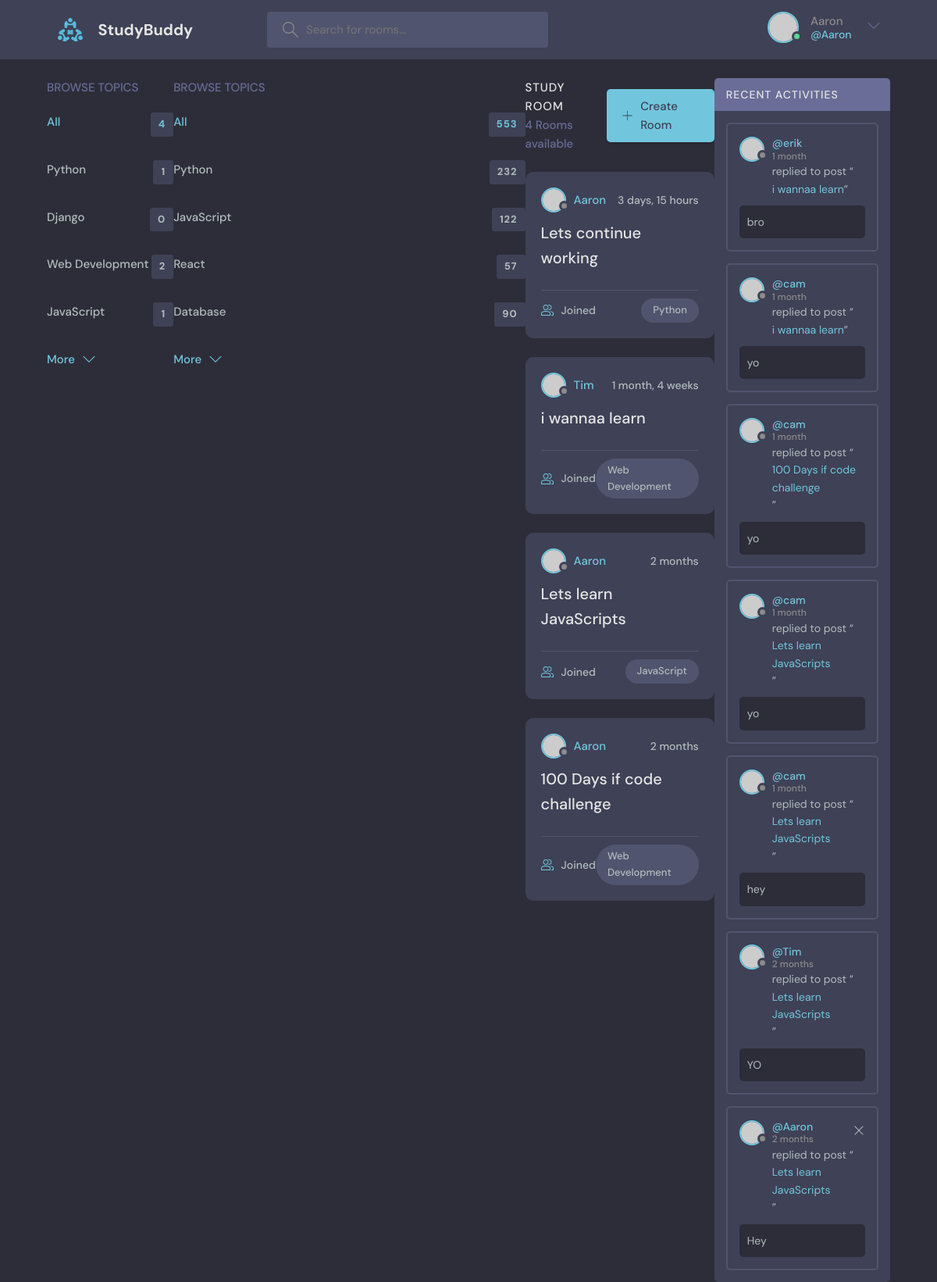
The app's page / (signed in) with its own data.
### base/models.py (models this page shows, shortened)
class Topic(models.Model):
    name = models.CharField(max_length=200)

class Room(models.Model):
    host = models.ForeignKey(User, on_delete=models.SET_NULL, null=True)
    topic = models.ForeignKey(Topic, on_delete=models.SET_NULL, null=True)
    name = models.CharField(max_length =200)
    description = models.TextField(null=True, blank=True)
    participants = models.ManyToManyField(User, related_name='rooms', blank=True)
    updated = models.DateTimeField(auto_now=True)
    created = models.DateTimeField(auto_now_add=True)
    class Meta:
        ordering = ['-updated', '-created']
    def __str__(self):
        return self.name

class Message(models.Model):
    user = models.ForeignKey(User, on_delete=models.CASCADE)
    room =models.ForeignKey(Room, on_delete=models.CASCADE)
    body = models.TextField()
    updated = models.DateTimeField(auto_now=True)
    created = models.DateTimeField(auto_now_add=True)
    class Meta:
        ordering = ['-updated', '-created']

### base/views.py (the view)
# urls.py: path('', views.home, name="home"),
def home(request):
    q = request.GET.get('q') if request.GET.get('q') != None else ''
    rooms = Room.objects.filter(
        Q(topic__name__icontains=q) |
        Q(name__icontains=q) |
        Q(description__icontains=q)
        )
    topics = Topic.objects.all()
    rooms_count = rooms.count()
    room_messages = Message.objects.filter(Q(room__topic__name__icontains=q))
    context = {'rooms': rooms, 'topics': topics,
               'room_count': rooms_count, 'room_messages': room_messages}
    return render(request, 'base/home.html', context)

### base/templates/base/home.html (shortened to what this page needs)
{% extends 'main.html' %}
{% block content %}
    <main class="layout layout--3">
      <div class="container">
        {% include 'base/topics_component.html' %}
        <div class="topics">
          <div class="topics__header">
            <h2>Browse Topics</h2>
          </div>
          <ul class="topics__list">
            <li>
              <a href="/" class="active">All <span>553</span></a>
            </li>
            <li>
              <a href="/">Python <span>232</span></a>
            </li>
            <li>
              <a href="/">JavaScript <span>122</span></a>
            </li>
            <li>
              <a href="/">React <span>57</span></a>
            </li>
            <li>
              <a href="/">Database <span>90</span></a>
            </li>
          </ul>
          <a class="btn btn--link" href="topics.html">
            More
            <svg version="1.1" xmlns="http://www.w3.org/2000/svg" width="32" height="32" viewBox="0 0 32 32">
              <title>chevron-down</title>
              <path d="M16 21l-13-13h-3l16 16 16-16h-3l-13 13z"></path>
            </svg>
          </a>
        </div>
        <div class="roomList">
          <div class="roomList__header">
            <div>
              <h2>Study Room</h2>
              <p>{{room_count}} Rooms available</p>
            </div>
            <a class="btn btn--main" href="{% url 'create-room' %}">
              <svg version="1.1" xmlns="http://www.w3.org/2000/svg" width="32" height="32" viewBox="0 0 32 32">
                <title>add</title>
                <path
                  d="M16.943 0.943h-1.885v14.115h-14.115v1.885h14.115v14.115h1.885v-14.115h14.115v-1.885h-14.115v-14.115z"
                ></path>
              </svg>
              Create Room
            </a>
          </div>
          {% include 'base/feed_component.html' %}
        </div>
         {% include 'base/activity_component.html' %}
      </div>
    </main>
    {% endblock %}

### templates/navbar.html (shortened to what this page needs)
{% load static %}
<header class="header header--loggedIn">
    <div class="container">
      <a href="{% url 'home' %}" class="header__logo">
        <img src="{% static 'images/logo.svg' %}" />
        <h1>StudyBuddy</h1>
      </a>
      <form class="header__search" method="GET" action="{% url 'home' %}">
        <label>
          <input  name="q" placeholder="Search for rooms..." />
        </label>
      </form>
      <nav class="header__menu">
        {% if request.user.is_authenticated %}
        <div class="header__user">
          <a href="{% url 'update-user' %}">
            <div class="avatar avatar--medium active">
              <img src="https://randomuser.me/api/portraits/men/37.jpg" />
            </div>
            <p>{{request.user.username}} <span>@{{request.user.username}}</span></p>
          </a>
          <button class="dropdown-button">
            <svg version="1.1" xmlns="http://www.w3.org/2000/svg" width="32" height="32" viewBox="0 0 32 32">
              <title>chevron-down</title>
              <path d="M16 21l-13-13h-3l16 16 16-16h-3l-13 13z"></path>
            </svg>
          </button>
        </div>
        {% else %}
        <a href="{% url 'login' %}">
            <img src="{% static 'images/avatar.svg' %}" />
            <p>Login</p>
        </a>
            {% endif %}
      </nav>
    </div>
  </header>

### base/templates/base/topics_component.html
<div class="topics">
    <div class="topics__header">
      <h2>Browse Topics</h2>
    </div>
    <ul class="topics__list">
      <li>
        <a href="{% url 'home' %}" class="active">All <span>{{topics.count}}</span></a>
        {% for topic in topics %}
      </li>
      <li>
        <a href="{% url 'home' %}?q={{topic.name}}">{{topic.name}} <span>{{topic.room_set.all.count}}</span></a>
      </li>
      {% endfor %}
    </ul>
    <a class="btn btn--link" href="topics.html">
      More
      <svg version="1.1" xmlns="http://www.w3.org/2000/svg" width="32" height="32" viewBox="0 0 32 32">
        <title>chevron-down</title>
        <path d="M16 21l-13-13h-3l16 16 16-16h-3l-13 13z"></path>
      </svg>
    </a>
  </div>

### base/templates/base/feed_component.html (shortened to what this page needs)
{% for room in rooms %}
<div class="roomListRoom">
    <div class="roomListRoom__header">
      <a href="{% url 'user-profile' room.host.id %}" class="roomListRoom__author">
        <div class="avatar avatar--small">
          <img src="https://randomuser.me/api/portraits/women/11.jpg" />
        </div>
        <span>{{room.host.username}}</span>
      </a>
      <div class="roomListRoom__actions">
        <span>{{room.created|timesince}}</span>
      </div>
    </div>
    <div class="roomListRoom__content">
      <a href="{% url 'room' room.id %}">{{room.name}}</a>
    </div>
    <div class="roomListRoom__meta">
      <a href="{% url 'room' room.id %}" class="roomListRoom__joined">
        {{room.participant.all.count}} Joined
      </a>
      <p class="roomListRoom__topic">{{room.topic.name}}</p>
    </div>
</div>
{% endfor %}

### base/templates/base/activity_component.html
<div class="activities">
    <div class="activities__header">
      <h2>Recent Activities</h2>
    </div>
    {% for message in room_messages %}
    <div class="activities__box">
      <div class="activities__boxHeader roomListRoom__header">
        <a href="{% url 'user-profile' message.user.id %}" class="roomListRoom__author">
          <div class="avatar avatar--small">
            <img src="https://randomuser.me/api/portraits/women/11.jpg" />
          </div>
          <p>
            @{{message.user}}
            <span>{{message.created|timesince}}</span>
          </p>
        </a>
        {%  if request.user == message.user %}
        <div class="roomListRoom__actions">
          <a href="{% url 'delete-message' message.id %}">
            <svg version="1.1" xmlns="http://www.w3.org/2000/svg" width="32" height="32" viewBox="0 0 32 32">
              <title>remove</title>
              <path
                d="M27.314 6.019l-1.333-1.333-9.98 9.981-9.981-9.981-1.333 1.333 9.981 9.981-9.981 9.98 1.333 1.333 9.981-9.98 9.98 9.98 1.333-1.333-9.98-9.98 9.98-9.981z"
              ></path>
            </svg>
          </a>
        </div>
        {% endif %}
      </div>
      <div class="activities__boxContent">
        <p>replied to post “<a href="{% url 'room' message.room.id %}">{{message.room}}</a>”</p>
        <div class="activities__boxRoomContent">
            {{message.body}}
        </div>
        </div>
    </div>
    {% endfor %}
  </div>

### records on screen
Topic: name "Python", room_set.all.count "1"
Topic: name "Django", room_set.all.count "0"
Topic: name "Web Development", room_set.all.count "2"
Topic: name "JavaScript", room_set.all.count "1"
Room: host.username "Aaron", created "3 days, 15 hours", name "Lets continue working", topic.name "Python"
Room: host.username "Tim", created "1 month, 4 weeks", name "i wannaa learn", topic.name "Web Development"
Room: host.username "Aaron", created "2 months", name "Lets learn JavaScripts", topic.name "JavaScript"
Room: host.username "Aaron", created "2 months", name "100 Days if code challenge", topic.name "Web Development"
Message: user "erik", created "1 month", room "i wannaa learn", body "bro"
Message: user "cam", created "1 month", room "i wannaa learn", body "yo"
Message: user "cam", created "1 month", room "100 Days if code challenge", body "yo"
Message: user "cam", created "1 month", room "Lets learn JavaScripts", body "yo"
Message: user "cam", created "1 month", room "Lets learn JavaScripts", body "hey"
Message: user "Tim", created "2 months", room "Lets learn JavaScripts", body "YO"
Message: user "Aaron", created "2 months", room "Lets learn JavaScripts", body "Hey"

### other values on screen
{{ request.user.username }} "Aaron"
{{ topics.count }} "4"
{{ room_count }} "4"
